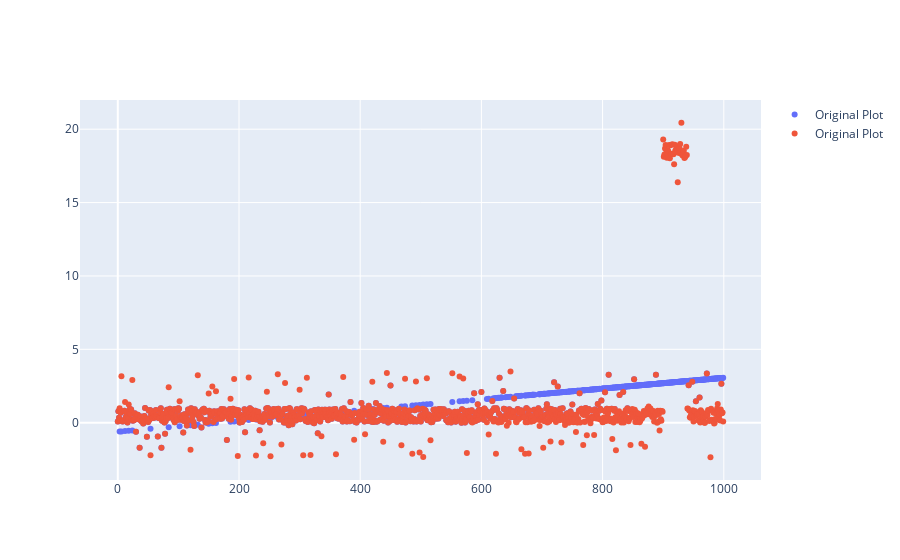

Source (notebook cell):
### Code cell
count = 0
while(count<size):
    diff = y_exp1[count] - yy[count]
    if abs(diff) > 1.5:
        #print(diff)
        yy[count] = y_exp1[count]
    count +=1
    
fig = go.Figure()
fig.add_trace(go.Scatter(x = xx, y=yy,
    name='Original Plot', mode='markers'))
fig.add_trace(go.Scatter(x = xx, y=origGraph,
    name='Original Plot', mode='markers'))

### Figure 1 — Plotly figure (JSON) as saved in the notebook; plotly's stock layout.template omitted (floating-point values rounded to 4 significant figures; data arrays with more than 128 entries replaced by an {"elided": "..."} marker saying what was removed)
{"data": [{"mode": "markers", "name": "Original Plot", "type": "scatter", "x": {"elided": "1000 int values"}, "y": {"elided": "1000 float values"}}, {"mode": "markers", "name": "Original Plot", "type": "scatter", "x": {"elided": "1000 int values"}, "y": {"elided": "1000 float values"}}], "layout": {}}
